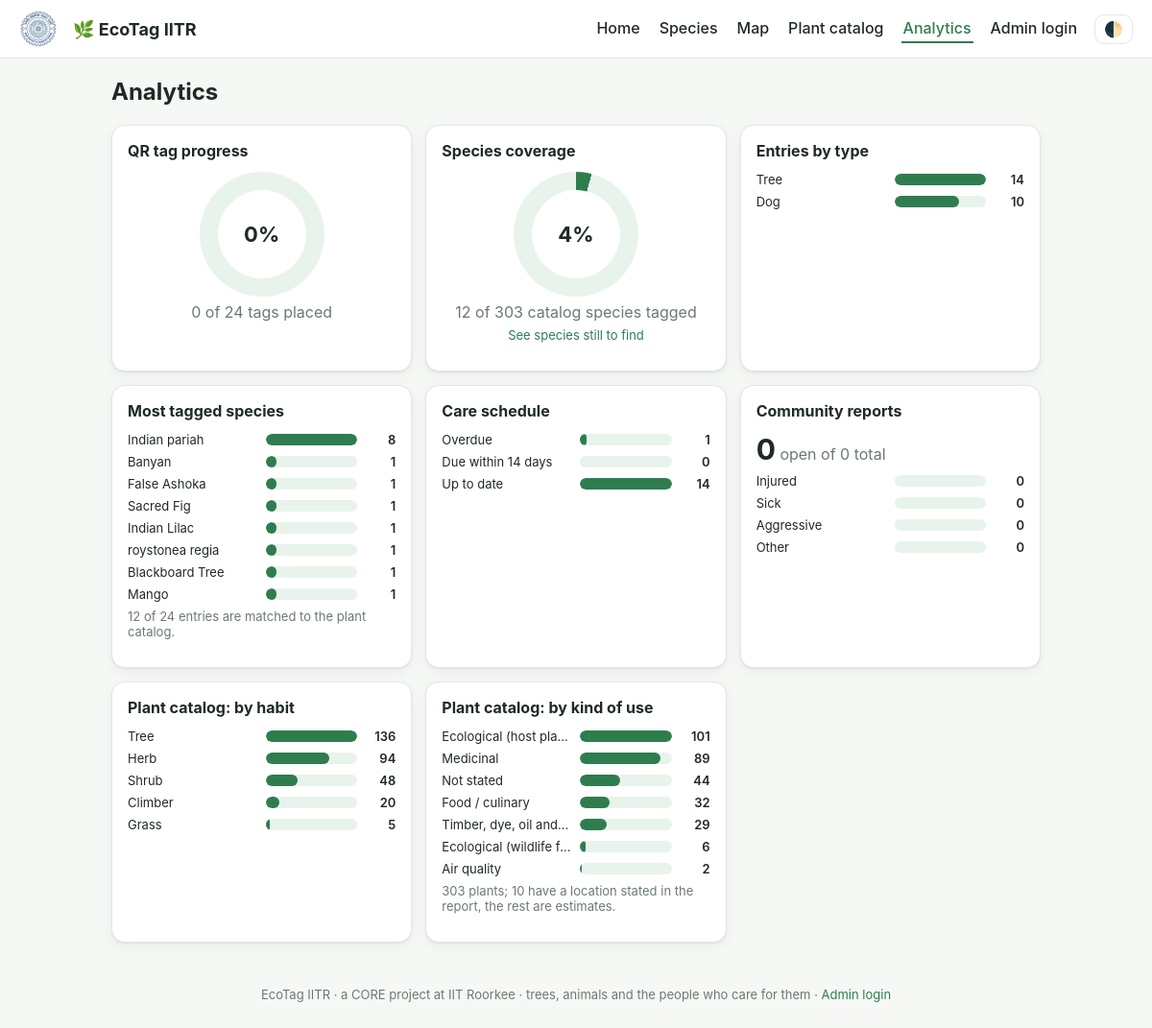
The app's page /analytics with its own data.
### tables this page shows
CREATE TABLE entries (
        id INTEGER PRIMARY KEY AUTOINCREMENT, kind TEXT NOT NULL, name TEXT NOT NULL, species TEXT NOT NULL,
        status TEXT, notes TEXT, last_update TEXT, lat REAL, lon REAL, tagged INTEGER DEFAULT 0, photo TEXT);

CREATE TABLE species (
        id INTEGER PRIMARY KEY, sci TEXT, common TEXT, family TEXT, habit TEXT, uses TEXT, cat TEXT, loc TEXT, basis TEXT);

### app.py (the view)
@app.route("/analytics")
def analytics():
    db = get_db()
    ents = annotate(db.execute("SELECT * FROM entries").fetchall())
    n = len(ents); placed = sum(e["tagged"] for e in ents)
    kinds = bars([(k.title(), sum(1 for e in ents if e["kind"] == k)) for k in KINDS])
    sp_count = {}
    for e in ents:
        key = e["sp_common"] or e["sp_sci"] or e["species"]; sp_count[key] = sp_count.get(key, 0) + 1
    top_species = bars(sorted(sp_count.items(), key=lambda x: -x[1])[:8])
    matched = sum(1 for e in ents if e["sp_id"])
    today = str(date.today()); soon = str(date.today() + timedelta(days=14))
    latest = db.execute("""SELECT ev.next_due FROM events ev WHERE ev.id = (SELECT id FROM events x WHERE x.entry_id=ev.entry_id
                           AND x.type=ev.type ORDER BY date DESC, id DESC LIMIT 1) AND ev.next_due IS NOT NULL AND ev.next_due != ''""").fetchall()
    care = bars([("Overdue", sum(1 for r in latest if r[0] < today)),
                 ("Due within 14 days", sum(1 for r in latest if today <= r[0] <= soon)),
                 ("Up to date", sum(1 for r in latest if r[0] > soon))])
    rep = db.execute("SELECT kind, handled FROM reports").fetchall()
    rep_kinds = bars([(k, sum(1 for r in rep if r[0] == k)) for k in REPORT_KINDS])
    cat_habit = bars([(HABIT.get(r[0], r[0]), r[1]) for r in db.execute("SELECT habit, COUNT(*) FROM species GROUP BY habit ORDER BY 2 DESC")])
    cat_use = bars([(r[0], r[1]) for r in db.execute("SELECT cat, COUNT(*) FROM species GROUP BY cat ORDER BY 2 DESC")])
    cov = len(species_counts()); cov_total = db.execute("SELECT COUNT(*) FROM species").fetchone()[0]
    return render_template("analytics.html", cov=cov, cov_total=cov_total, cov_pct=round(100 * cov / cov_total) if cov_total else 0, n=n, placed=placed, pct=round(100 * placed / n) if n else 0,
        kinds=kinds, top_species=top_species, matched=matched, care=care, rep_kinds=rep_kinds,
        rep_open=sum(1 for r in rep if not r[1]), rep_total=len(rep), cat_habit=cat_habit, cat_use=cat_use,
        cat_total=db.execute("SELECT COUNT(*) FROM species").fetchone()[0],
        cat_report=db.execute("SELECT COUNT(*) FROM species WHERE basis='R'").fetchone()[0])

### app.py (called while the page is built)
def get_db():
    if "db" not in g:
        g.db = sqlite3.connect(DB); g.db.row_factory = sqlite3.Row
    return g.db

def base_url():
    env = os.environ.get("BASE_URL")
    if env: return env.rstrip("/")
    host = request.host.split(":")[0]
    if host in ("localhost", "127.0.0.1"):
        try:
            t = socket.socket(socket.AF_INET, socket.SOCK_DGRAM); t.connect(("8.8.8.8", 80))
            ip = t.getsockname()[0]; t.close()
            return f"http://{ip}:{request.host.split(':')[-1] if ':' in request.host else 80}"
        except OSError: pass
    return request.host_url.rstrip("/")

@app.context_processor
def inject():
    return {"qr_base": base_url(), "is_admin": session.get("admin", False),
            "logo_exists": os.path.exists(os.path.join(BASE, "static", "iitr-logo.png")),
            "today": str(date.today()), "HABIT": HABIT, "path": request.path,
            "hero_photo": next((n for n in HERO_NAMES if os.path.exists(os.path.join(BASE, "static", n))), None)}

def lookup():
    if "sp_lookup" not in g:
        m = {}
        for s in get_db().execute("SELECT * FROM species"):
            m[s["sci"].lower()] = s
            if s["common"]: m.setdefault(s["common"].lower(), s)
        for alias, sci in ALIASES.items():
            if sci in m: m.setdefault(alias, m[sci])
        g.sp_lookup = m
    return g.sp_lookup

def find_species(name):
    return lookup().get((name or "").strip().lower())

def annotate(rows):
    out = []
    for r in rows:
        d = dict(r); sp = find_species(d["species"])
        d["sp_id"] = sp["id"] if sp else None
        d["sp_sci"] = sp["sci"] if sp else ""
        d["sp_common"] = sp["common"] if sp else ""
        d["sp_uses"] = sp["uses"] if sp else ""
        d["photo_url"] = url_for("static", filename="uploads/" + d["photo"]) if d.get("photo") else ""
        out.append(d)
    return out

def bars(pairs):
    mx = max([v for _, v in pairs] or [1]) or 1
    return [{"label": k, "n": v, "pct": round(100 * v / mx)} for k, v in pairs]

def species_counts():
    counts = {}
    for (sp,) in get_db().execute("SELECT species FROM entries"):
        m = find_species(sp)
        if m: counts[m["id"]] = counts.get(m["id"], 0) + 1
    return counts

### templates/analytics.html
{% extends "base.html" %}{% block body %}
{% macro hb(items) %}{% for b in items %}<div class="hb"><span class="l" title="{{b.label}}">{{b.label}}</span><span class="t"><i style="width:{{b.pct}}%"></i></span><span class="n">{{b.n}}</span></div>{% else %}<p class="hint">No data yet.</p>{% endfor %}{% endmacro %}
<h2 style="margin-top:0">Analytics</h2>
<div class="grid2">
 <div class="panel"><h3>QR tag progress</h3><div class="donut" style="--p:{{pct}}"><span>{{pct}}%</span></div>
  <p class="mut" style="text-align:center;margin:6px 0 0">{{placed}} of {{n}} tags placed</p></div>
 <div class="panel"><h3>Species coverage</h3><div class="donut" style="--p:{{cov_pct}}"><span>{{cov_pct}}%</span></div>
  <p class="mut" style="text-align:center;margin:6px 0 0">{{cov}} of {{cov_total}} catalog species tagged</p>
  <p class="hint" style="text-align:center"><a href="/species?tag=untagged">See species still to find</a></p></div>
 <div class="panel"><h3>Entries by type</h3>{{ hb(kinds) }}</div>
 <div class="panel"><h3>Most tagged species</h3>{{ hb(top_species) }}
  <p class="hint">{{matched}} of {{n}} entries are matched to the plant catalog.</p></div>
 <div class="panel"><h3>Care schedule</h3>{{ hb(care) }}</div>
 <div class="panel"><h3>Community reports</h3><span class="bigk">{{rep_open}}</span> <span class="mut">open of {{rep_total}} total</span>{{ hb(rep_kinds) }}</div>
 <div class="panel"><h3>Plant catalog: by habit</h3>{{ hb(cat_habit) }}</div>
 <div class="panel"><h3>Plant catalog: by kind of use</h3>{{ hb(cat_use) }}
  <p class="hint">{{cat_total}} plants; {{cat_report}} have a location stated in the report, the rest are estimates.</p></div>
</div>{% endblock %}

### static/style.css (style rules this page uses)
:root { --g:#2f7d4f;--g2:#e8f3ec;--ink:#1f2a24;--mut:#6b7a71;--line:#e2e8e4;--bg:#f6f8f6;--card:#fff;--red:#c0392b;--blue:#2e6fb5; --dogbg:#fdeceb;--catbg:#e8f0fa;--warnbg:#fff4e5;--warnline:#f3c98b;--warnink:#a85a00;--shadow:0 1px 2px #0001,0 4px 14px #0000000d }
* { box-sizing:border-box }
body { margin:0;font-family:Inter,system-ui,sans-serif;background:var(--bg);color:var(--ink);transition:background .2s,color .2s }
a { color:var(--g);text-decoration:none }
.hint { color:var(--mut);font-size:13px;margin-top:6px }
.grid2 { display:grid;grid-template-columns:repeat(auto-fit,minmax(300px,1fr));gap:14px }
.panel { background:var(--card);border:1px solid var(--line);border-radius:14px;padding:16px;box-shadow:var(--shadow) }
.panel h3 { margin:0 0 12px;font-size:16px }
.hb { display:flex;align-items:center;gap:10px;margin:7px 0;font-size:13px }
.hb .l { width:48%;overflow:hidden;text-overflow:ellipsis;white-space:nowrap }
.hb .t { flex:1;background:var(--g2);border-radius:99px;height:12px;overflow:hidden }
.hb .t i { display:block;height:100%;background:var(--g);border-radius:99px }
.hb .n { width:30px;text-align:right;font-weight:600 }
.donut { --p:0;width:130px;height:130px;border-radius:50%;background:conic-gradient(var(--g) calc(var(--p)*1%),var(--g2) 0);display:grid;place-items:center;margin:4px auto }
.donut span { background:var(--card);width:92px;height:92px;border-radius:50%;display:grid;place-items:center;font-size:22px;font-weight:700 }
.bigk { font-size:30px;font-weight:700 }
.mut { color:var(--mut) }

### records on screen
entries: label "Tree", {{ b.pct }} 100 (drawn), n "14"
entries: label "Indian pariah", {{ b.pct }} 100 (drawn), n "8"
species: label "Banyan", {{ b.pct }} 12 (drawn), n "1"
species: label "False Ashoka", {{ b.pct }} 12 (drawn), n "1"
species: label "Sacred Fig", {{ b.pct }} 12 (drawn), n "1"
species: label "Indian Lilac", {{ b.pct }} 12 (drawn), n "1"
entries: label "roystonea regia", {{ b.pct }} 12 (drawn), n "1"
species: label "Blackboard Tree", {{ b.pct }} 12 (drawn), n "1"
species: label "Mango", {{ b.pct }} 12 (drawn), n "1"

### other values on screen
{{ pct }} "0"
{{ placed }} "0"
{{ n }} "24"
{{ cov_pct }} "4"
{{ cov }} "12"
{{ cov_total }} "303"
{{ b.label }} "Dog" "Overdue" "Due within 14 days" "Up to date" "Injured" "Sick" "Aggressive" "Other" "Tree" "Herb" "Shrub" "Climber" "Grass" "Ecological (host pla…" "Medicinal" "Not stated" "Food / culinary" "Timber, dye, oil and…" "Ecological (wildlife…" "Air quality"
{{ b.n }} "10" "1" "0" "14" "0" "0" "0" "0" "136" "94" "48" "20" "5" "101" "89" "44" "32" "29" "6" "2"
{{ matched }} "12"
{{ rep_open }} "0"
{{ rep_total }} "0"
{{ cat_total }} "303"
{{ cat_report }} "10"
